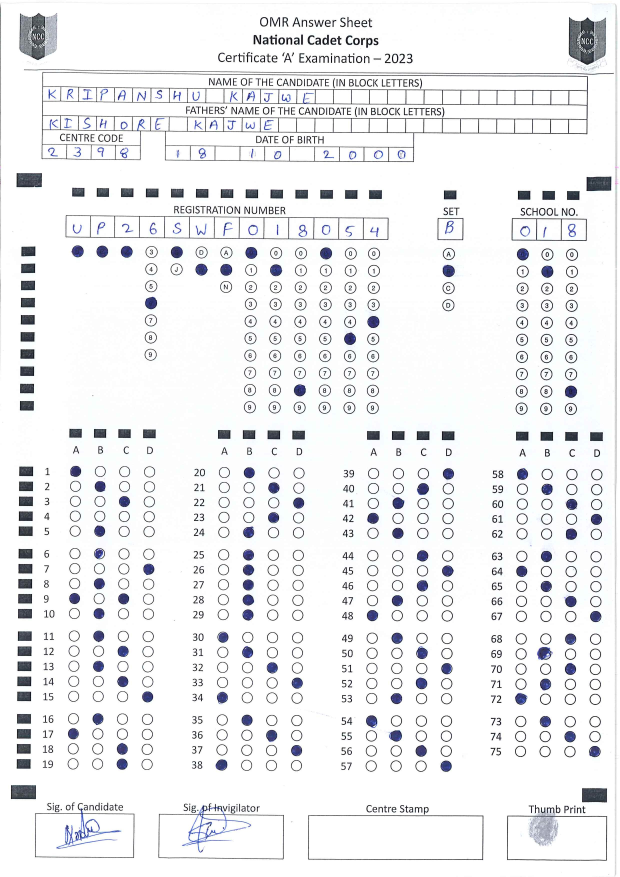
#> input picture Evaluator/res_sheet (1).jpg, 2480 x 3508 px (shown at 1/4 size)
$ python temp.py
#> lines starting #> are read from the running program, lines starting #| are printed output that depends on the picture; after the words box and inside, x2 and y2 are one past the last pixel; in counts of white or black regions, pixels touching at a corner belong together
### Evaluator/omrUtlis.py
import cv2
import numpy as np
from imutils import contours

def getPerspective(response_sheet,min_area,max_area):
    response_sheet_gray = cv2.cvtColor(response_sheet, cv2.COLOR_BGR2GRAY)
    _, response_sheet_thresh = cv2.threshold(response_sheet_gray, 200, 255, cv2.THRESH_BINARY_INV+cv2.THRESH_OTSU)
    contours, hierarchy = cv2.findContours(response_sheet_thresh, cv2.RETR_EXTERNAL, cv2.CHAIN_APPROX_SIMPLE)
    rects = []
    idx=0
    for cnt in contours:
        area = cv2.contourArea(cnt)
        x, y, w, h = cv2.boundingRect(cnt)
        if area > min_area and area < max_area and w>=28 and w<=32 and h>=16 and h<=20:

            if(idx%2!=0):
                rects.append((x, y, w, h))
            else:
                rects.append((x+w, y, w, h))
            idx+=1
    # print((rects))
    Width1=rects[0][0]-rects[1][0]
    Width2=rects[2][0]-rects[3][0]
    Height1=rects[0][1]-rects[2][1]
    Height2=rects[1][1]-rects[3][1]

    Width=max(Width1,Width2)
    Height=max(Height1,Height2)

    input_points=np.array([(rects[3][0],rects[3][1]),(rects[2][0],rects[2][1]),(rects[1][0],rects[1][1]),(rects[0][0],rects[0][1])], dtype=np.float32)
    converted_points=np.array([(0,0),(Width,0),(0,Height),(Width,Height)], dtype=np.float32)
    matrix=cv2.getPerspectiveTransform(input_points,converted_points)

    img_output=cv2.warpPerspective(response_sheet,matrix,(Width,Height))
    return img_output

def coOrdinates(i,j,row,col,response_sheet_thresh):
    x=row[i][0]
    y=col[j][1]
    w=col[j][2]
    h=col[j][3]
    roi=response_sheet_thresh[y:y+h,x:x+w]
    total=cv2.countNonZero(roi)

    return x,y,w,h,roi,total
def markTheRegion(ansx,ansy,answ,ansh,responseROI,color):
    center_x = ansx + (answ / 2)
    center_y = ansy + (ansh / 2)
    cv2.circle(responseROI, (int(center_x), int(center_y)), 6, (color), -1) # Draw the center point

### Evaluator/temp.py
import cv2
import numpy as np
import omrUtlis
from imutils import contours
import csv
import os

 #Defining answers
A=[0]*75
B=[1]*75
C=[2]*75
D=[3]*75
Answer_key=[A,B,C,D]

Set=0
schoolCode=""
regNo="UP2"

responseImg=cv2.imread("res_sheet (1).jpg")
#> responseImg is the input picture: shape (3508, 2480, 3); mean B, G, R 239.8, 238.2, 237.6
scale_percent = 30  # percent of original size

# Calculate the new dimensions
width = int(responseImg.shape[1] * scale_percent / 100)
#> width = 744
height = int(responseImg.shape[0] * scale_percent / 100)
#> height = 1052
# Resize the Image
responseImg=cv2.resize(responseImg,(width,height),interpolation = cv2.INTER_AREA)
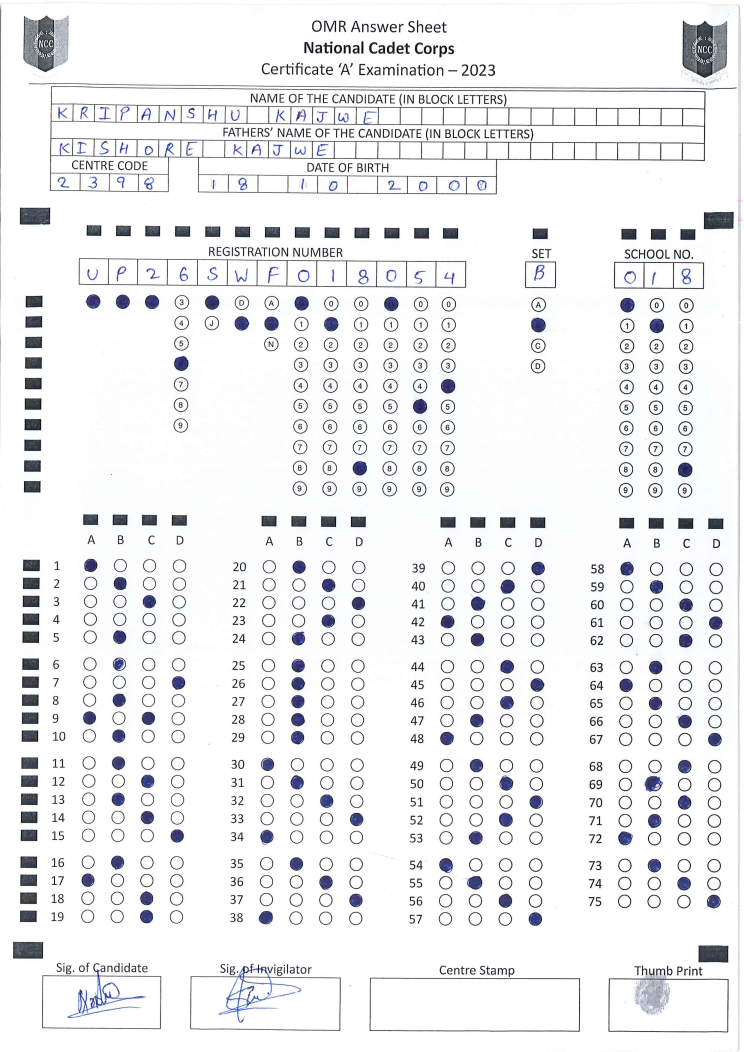
#> responseImg: shape (1052, 744, 3); mean B, G, R 239.8, 238.2, 237.6

#Get perspective
responseROI=omrUtlis.getPerspective(responseImg,400,500)
#> in getPerspective, `_, response_sheet_thresh = cv2.threshold(response_sheet_gray, 200, 255..`:
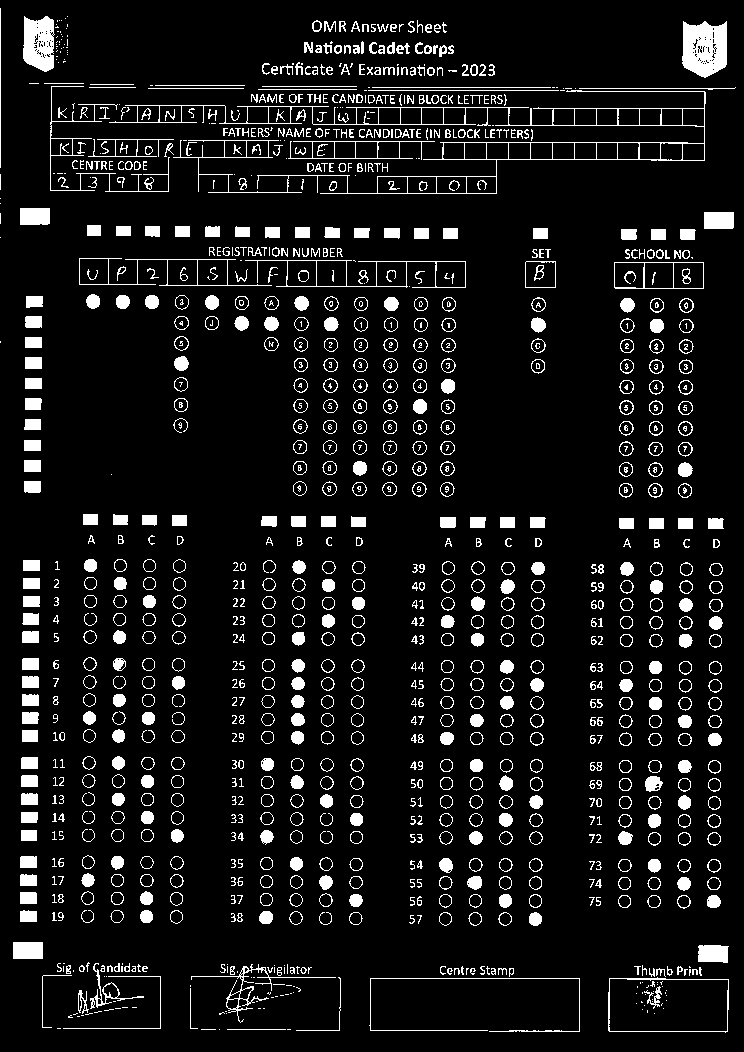
#> response_sheet_thresh: shape (1052, 744); 8.7% white; 1207 white regions (341 under 20 px)
#> in getPerspective, `contours, hierarchy = cv2.findContours(response_sheet_thresh, cv2.RETR..`: contours = 1056 contours, 452 with area under 20; largest, box (x1, y1, x2, y2) and area: (109, 90, 706, 194) 13290, (608, 977, 729, 1033) 6264, (245, 260, 466, 288) 3080, (79, 258, 272, 286) 2322, (614, 262, 704, 289) 2314
#> the loop in getPerspective, `for cnt in contours:` made 1056 passes
#> (area, x, y, w, h) on passes 30, 37, 38, 53, 102, 103, 782, 783: (81.5, 78, 990, 11, 24), (35, 369, 978, 211, 54), (6264, 608, 977, 121, 56), (22.5, 509, 968, 5, 9), (457, 698, 945, 31, 18), (464, 13, 942, 30, 17), (463.5, 704, 212, 30, 17), (460.5, 20, 208, 30, 17)
#> after the loop in getPerspective, `for cnt in contours:`: idx = 4; rects = [(729, 945, 31, 18), (13, 942, 30, 17), (734, 212, 30, 17), (20, 208, 30, 17)]
#> in getPerspective, `Width1=rects[0][0]-rects[1][0]`: Width1 = 716
#> in getPerspective, `Width2=rects[2][0]-rects[3][0]`: Width2 = 714
#> in getPerspective, `Height1=rects[0][1]-rects[2][1]`: Height1 = 733
#> in getPerspective, `Height2=rects[1][1]-rects[3][1]`: Height2 = 734
#> in getPerspective, `Width=max(Width1,Width2)`: Width = 716
#> in getPerspective, `Height=max(Height1,Height2)`: Height = 734
#> in getPerspective, `input_points=np.array([(rects[3][0],rects[3][1]),(rects[2][0],rects[2]..`: input_points = [[20, 208], [734, 212], [13, 942], [729, 945]]
#> in getPerspective, `converted_points=np.array([(0,0),(Width,0),(0,Height),(Width,Height)],..`: converted_points = [[0, 0], [716, 0], [0, 734], [716, 734]]
#> in getPerspective, `matrix=cv2.getPerspectiveTransform(input_points,converted_points)`: matrix = [[1, 0.00956, -22.03], [-0.00562, 1, -208.6], [-1.95e-06, 3.79e-06, 1]]

# Pre-processing
response_sheet_gray = cv2.cvtColor(responseROI, cv2.COLOR_BGR2GRAY)
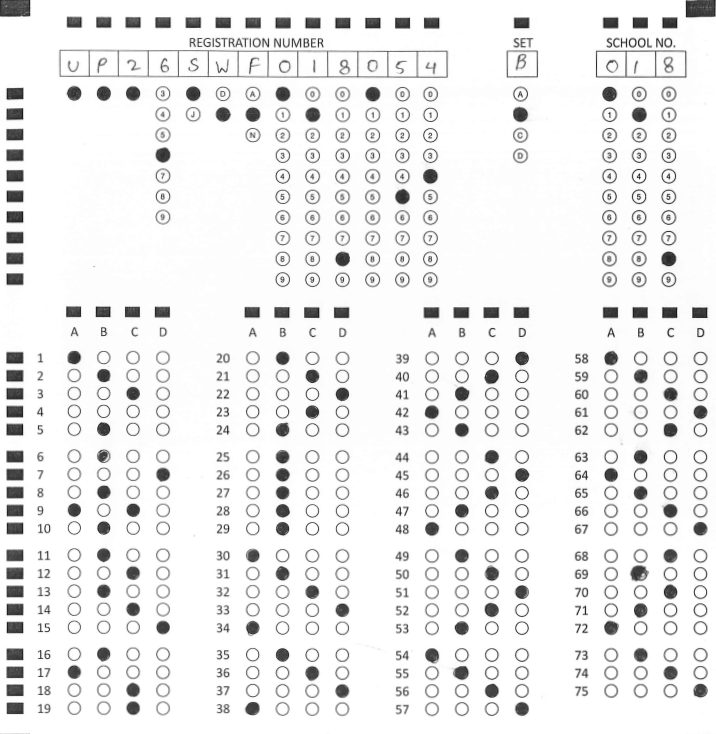
#> response_sheet_gray: shape (734, 716); min 18, max 255, mean 237
response_sheet_blur=cv2.GaussianBlur(response_sheet_gray, (5, 5), 0)
_, response_sheet_thresh = cv2.threshold(response_sheet_gray, 200, 255,
cv2.THRESH_BINARY_INV+cv2.THRESH_OTSU)
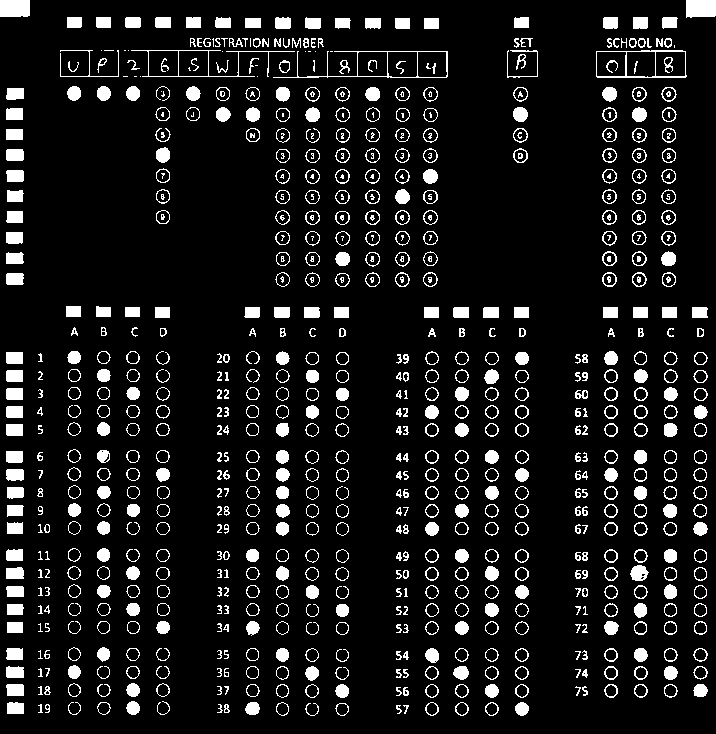
#> response_sheet_thresh: shape (734, 716); 9.9% white; 792 white regions (116 under 20 px)

cv2.imshow("im",response_sheet_thresh)
cv2.waitKey(0)

#Get contours
contours, hierarchy = cv2.findContours(response_sheet_thresh, cv2.RETR_EXTERNAL, cv2.CHAIN_APPROX_SIMPLE)
#> contours = 691 contours, 161 with area under 20; largest, box (x1, y1, x2, y2) and area: (596, 50, 687, 78) 2356, (273, 51, 448, 78) 2328, (131, 50, 295, 77) 1574, (686, 0, 716, 18) 466, (0, 0, 30, 17) 460

#Extract Rectangles
idx=0
minX=100
minY=100
rects=[]
for cnt in contours:
    area = cv2.contourArea(cnt)
    x, y, w, h = cv2.boundingRect(cnt)
    roi=response_sheet_thresh[y:y+h,x:x+w]
    aspectRatio=max(h,w)/min(h,w)
    if area>120 and area<250 and aspectRatio > 1.2:

        mask=np.zeros(response_sheet_thresh.shape,dtype="uint8")
        cv2.drawContours(mask,[cnt],-1,255,-1)
        mask=cv2.bitwise_and(response_sheet_thresh,response_sheet_thresh,mask=mask)
        total=cv2.countNonZero(mask)
        limit=0.8*total # checking if max area is covered
        if total-area>23.5:
            rects.append((x,y,w,h))
            minX=min(minX,x)
            minY=min(minY,y)
            idx+=1
#> this loop made 691 passes
#> (area, x, y, w, h, aspectRatio, total, limit) on passes 17, 41: (167, 7, 702, 17, 12, 1.42, 194, 155.2), (178.5, 6, 684, 18, 12, 1.5, 206, 164.8)
#> (area, x, y, w, h, aspectRatio) on passes 3, 5, 7, 9, 10, 11: (31, 224, 704, 6, 9, 1.5), (20.5, 45, 704, 5, 9, 1.8), (123, 335, 703, 14, 13, 1.08), (131, 515, 702, 14, 14, 1), (132, 485, 702, 14, 14, 1), (131, 455, 702, 14, 14, 1)
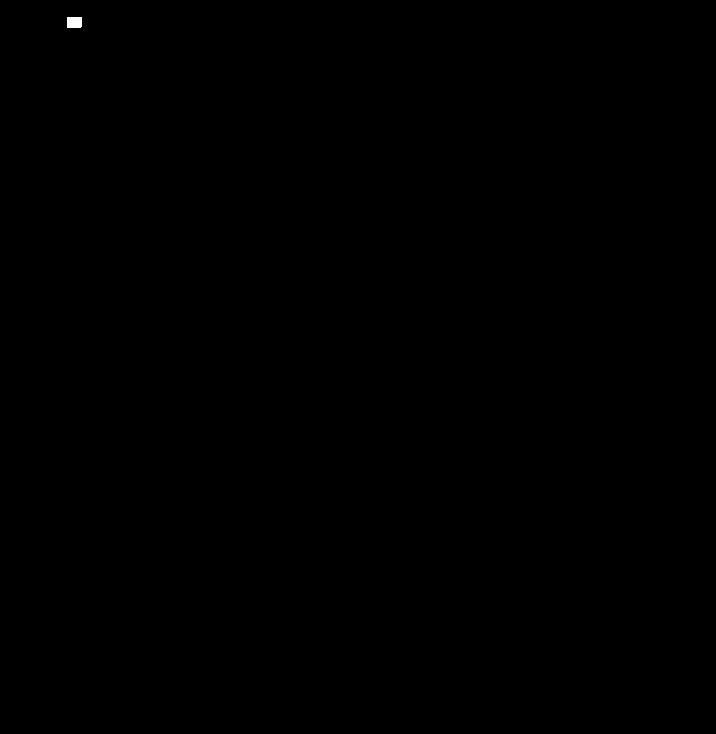
#> mask: shape (734, 716); 0.03% white; 1 white region, box (x1, y1, x2, y2) and area: (67, 17, 82, 28) 164

# More filtering to get only the desired shape
col=[]
row=[]
for rect in rects:
    if rect[0]>=minX-2 and rect[0]<=minX+2:
        col.append(rect)
        cv2.circle(responseROI,(rect[0],rect[1]),3,(0,0,255),cv2.FILLED)
    elif rect[1]>=minY-2 and rect[1]<=minY+2:
        row.append((rect[0],rect[1]))
        cv2.circle(responseROI,(rect[0],rect[1]),3,(0,0,255),cv2.FILLED)
#> this loop made 62 passes
#> rect on passes 1 to 12: (7, 702, 17, 12), (6, 684, 18, 12), (6, 666, 18, 12), (6, 648, 17, 12), (7, 622, 16, 11), (7, 604, 17, 11), (6, 586, 18, 11), (6, 567, 18, 12), (6, 549, 17, 12), (7, 522, 16, 12), (7, 505, 17, 12), (7, 487, 17, 12)
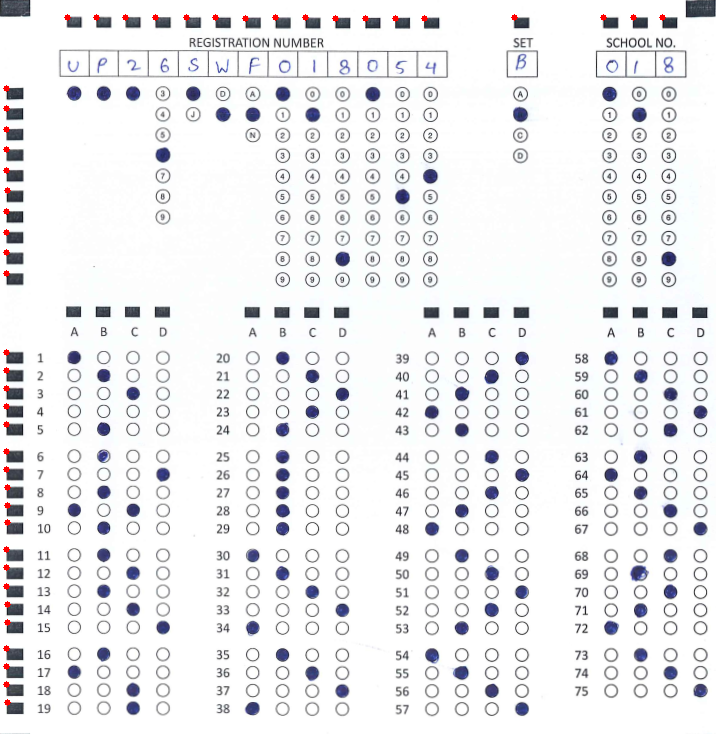
#> responseROI: shape (734, 716, 3); mean B, G, R 238.4, 236.5, 236.4

# Sorting row and col matrix
row.sort(key = lambda x: x[0])
col.sort(key = lambda x: x[1])

midRow=[]
for rect in rects:
    start=col[9][1]
    end=col[10][1]
    if rect[1]>start+2 and rect[1]<end-2:
        midRow.append((rect[0],rect[1]))
        cv2.circle(responseROI,(rect[0],rect[1]),3,(0,0,255),cv2.FILLED)
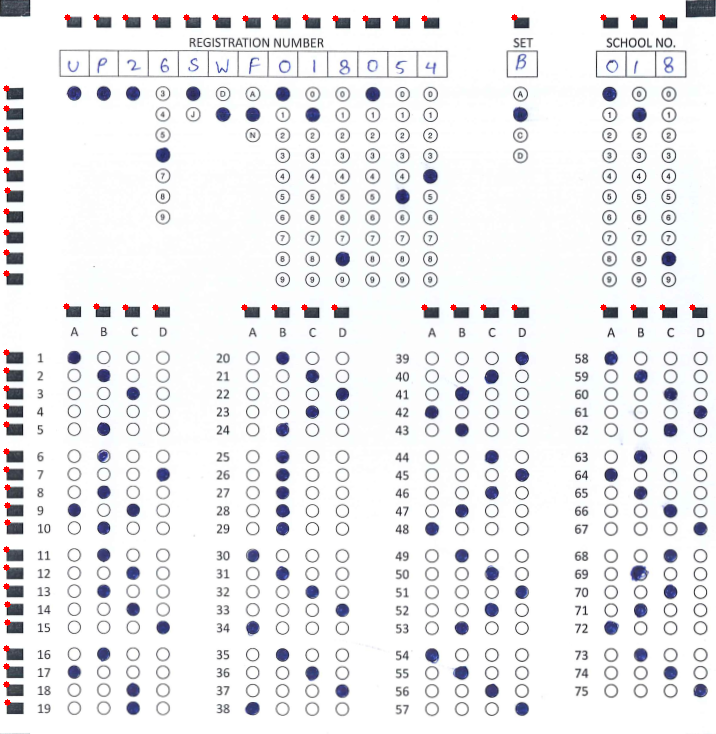
#> responseROI: shape (734, 716, 3); 0.09% of pixels changed, all inside (x1, y1, x2, y2) = (63, 303, 696, 311)
midRow.sort(key = lambda x: x[0])
cv2.imshow("oi",responseROI)
cv2.waitKey(0)
#Determining the set
x=row[13][0]
Gtotal=0
color=(0,255,255)
for i in range(0,4):
    y=col[i][1]
    w=col[i][2]
    h=col[i][3]
    roi=response_sheet_thresh[y:y+h,x:x+w]
    total=cv2.countNonZero(roi)
    if total>Gtotal:
        Set=i
        ansx=x
        ansy=y
        answ=w
        ansh=h
        Gtotal=total
color=(0,255,255)
omrUtlis.markTheRegion(ansx,ansy,answ,ansh,responseROI,color)
#> in markTheRegion, `cv2.circle(responseROI, (int(center_x), int(center_y)), 6, (color), -1)`: responseROI: shape (734, 716, 3); 0.02% of pixels changed, all inside (x1, y1, x2, y2) = (516, 108, 529, 121)

# Determining School code
for i in range (14,17):
    Gtotal=0
    for j in range (0,10):
        x,y,w,h,roi,total=omrUtlis.coOrdinates(i,j,row,col,response_sheet_thresh)
        if total>Gtotal:
            Gtotal=total
            ansx=x
            ansy=y
            answ=w
            ansh=h
            ch=chr(j+48)
    color=(0,255,255)
    omrUtlis.markTheRegion(ansx,ansy,answ,ansh,responseROI,color)
    schoolCode+=ch

# Determining Registration Number
for i in range (0,13):
    Gtotal=0
    color=(0,255,255)
    if i>=0 and i<=2:
        x=row[i][0]
        y=col[0][1]
        w=col[0][2]
        h=col[0][3]
        omrUtlis.markTheRegion(x,y,w,h,responseROI,color)
        continue

    if i>=7:
        for j in range (0,10):
            x,y,w,h,roi,total=omrUtlis.coOrdinates(i,j,row,col,response_sheet_thresh)
            if total>Gtotal:
                ansx=x
                ansy=y
                answ=w
                ansh=h
                Gtotal=total
                ch=chr(j+48)
    elif i==3:
        for j in range (0,8):
            x,y,w,h,roi,total=omrUtlis.coOrdinates(i,j,row,col,response_sheet_thresh)
            if total>Gtotal:
                ansx=x
                ansy=y
                answ=w
                ansh=h
                Gtotal=total
                ch=chr(j+51)
    elif i==4:
        for j in range (0,2):
            x,y,w,h,roi,total=omrUtlis.coOrdinates(i,j,row,col,response_sheet_thresh)
            if total>Gtotal:
                ansx=x
                ansy=y
                answ=w
                ansh=h
                Gtotal=total
                if(j==0):
                    ch='S'
                else:
                    ch='J'
    elif i==5:
        for j in range (0,2):
            x,y,w,h,roi,total=omrUtlis.coOrdinates(i,j,row,col,response_sheet_thresh)
            if total>Gtotal:
                ansx=x
                ansy=y
                answ=w
                ansh=h
                Gtotal=total
                if(j==0):
                    ch='D'
                else:
                    ch='W'
    else:
        for j in range (0,3):
            x,y,w,h,roi,total=omrUtlis.coOrdinates(i,j,row,col,response_sheet_thresh)
            if total>Gtotal:
                ansx=x
                ansy=y
                answ=w
                ansh=h
                Gtotal=total
                if(j==0):
                    ch='A'
                elif j==1:
                    ch='F'
                else:
                    ch='N'
    regNo+=ch
    omrUtlis.markTheRegion(ansx,ansy,answ,ansh,responseROI,color)

# mapping responses with the answer key

NoOfQues=75
pos1=0
pos2=0
correctAns=0
IncorrectAns=0
threshold=75
posScore=4
negScore=-1
unattemptScore=0
Left=0
ansx=0
ansy=0
answ=0
ansh=0
idx=0
response_key=[]

for idx2 in range(0,NoOfQues):
    count=0
    ans=-1
    flag=0

    if(idx2%19==0 and idx2!=0):  # calculating the correct index
        pos1+=4
        pos2+=1

    for idx1 in range (0,4):
        x=midRow[idx1+pos1][0]
        y=col[10+(idx2%19)][1]
        w=col[10+(idx2%19)][2]
        h=col[10+(idx2%19)][3]

        roi=response_sheet_thresh[y:y+h,x:x+w]
        total=cv2.countNonZero(roi)

        if total>threshold:
            if count==0:
                idx=idx2%19+pos2*19
                ans=idx1
                ansx=x
                ansy=y
                answ=w
                ansh=h
                count+=1
            else:
                flag=1
                color=(57,41,237)
                omrUtlis.markTheRegion(x,y,w,h,responseROI,color)

    if not(flag):
        if ans!=-1 and Answer_key[Set][idx]==ans:
            response_key.append(chr(ans+65))
            correctAns+=1
            color=(0,255,0)
            omrUtlis.markTheRegion(ansx,ansy,answ,ansh,responseROI,color)
        elif ans!=-1:
            response_key.append(chr(ans+65))
            IncorrectAns+=1
            color=(57,41,237)
            omrUtlis.markTheRegion(ansx,ansy,answ,ansh,responseROI,color)
        elif ans==-1:

            Left+=1
            x=midRow[pos1+Answer_key[Set][idx]][0]
            y=col[10+(idx2%19)][1]
            w=col[10+(idx2%19)][2]
            h=col[10+(idx2%19)][3]
            # print(x,y,w,h)
            response_key.append("-")
            color=(255,165,0)
            omrUtlis.markTheRegion(x,y,w,h,responseROI,color)
    else:
        response_key.append("M")
        IncorrectAns+=1
        color=(57,41,237)
        omrUtlis.markTheRegion(ansx,ansy,answ,ansh,responseROI,color)

score=correctAns*posScore+IncorrectAns*negScore+Left*unattemptScore

Set=chr(Set+65)
# [10 lines of commented-out code are left out]
print(1,regNo,Set,schoolCode,correctAns,IncorrectAns,Left,score)
#| 1 UP26SWF018054 B 018 29 45 1 71
# return [Sno,regNo,Set,schoolCode,correctAns,IncorrectAns,Left,score],flattened_data, responseROI
